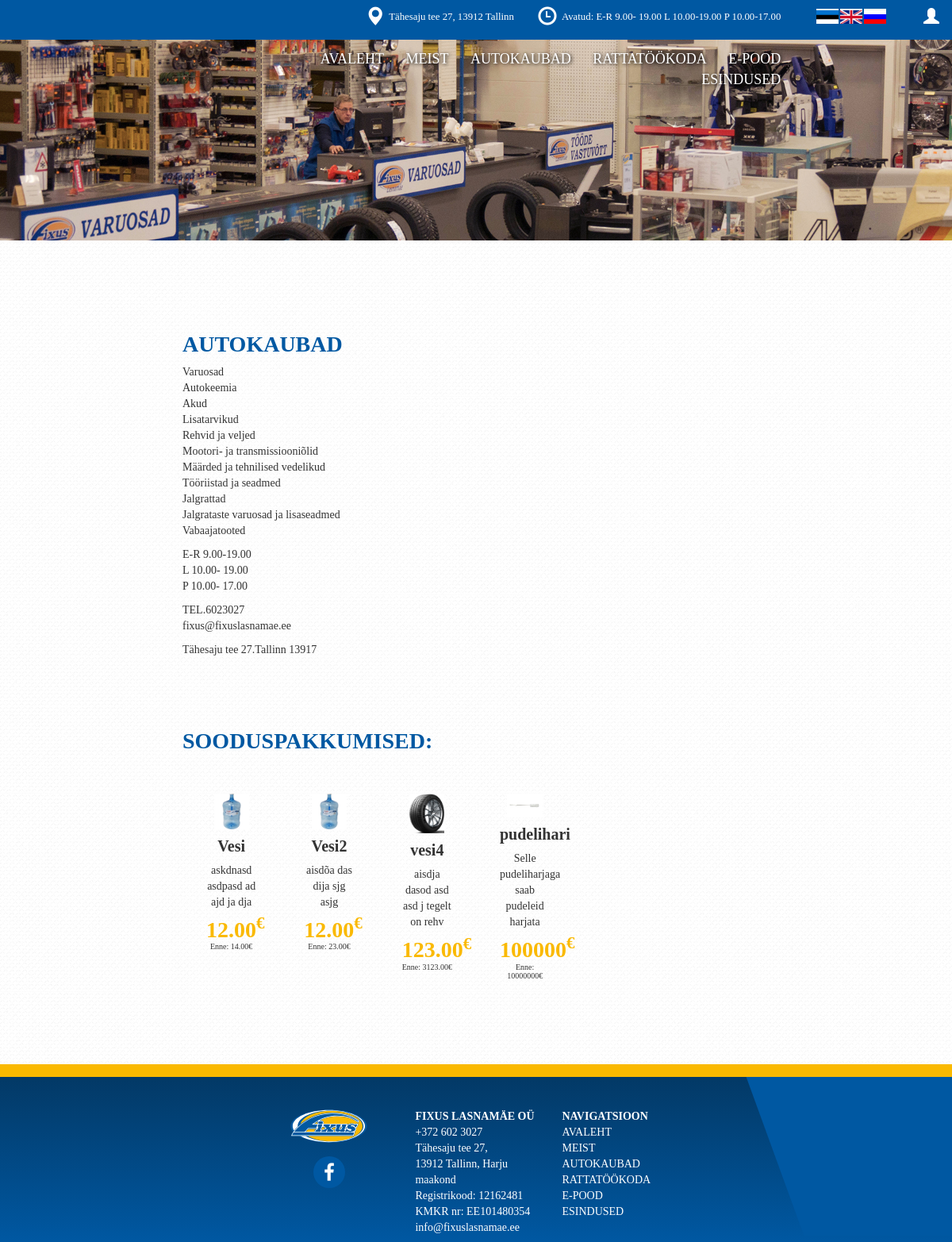
Page /browser/ on the committed database.
### navbar/models.py (models this page shows, shortened)
class contact(models.Model):
	name = models.CharField(max_length=30, unique=True)
	phone = models.CharField(max_length=15, unique=True)
	email = models.CharField(max_length=50, unique=True)
	address = models.CharField(max_length=50, unique=True)
	gmaps_x = models.CharField(max_length=10, unique=True)
	gmaps_y = models.CharField(max_length=10, unique=True)
	gmaps_zoom = models.CharField(max_length=2, unique=True)
	gmaps_API = models.CharField(max_length=64, unique=True)
	open_hours = models.CharField(max_length=64, unique=True, blank=True)
	footer_info = models.TextField(blank=True)

class navbar_lang(models.Model):
	lang = models.CharField(max_length=3, unique=True)
	index = models.CharField(max_length=15, blank=True)
	about = models.CharField(max_length=15, blank=True)
	browser = models.CharField(max_length=15, blank=True)
	repair = models.CharField(max_length=15, blank=True)
	carrepair = models.CharField(max_length=15, blank=True)
	e_store = models.CharField(max_length=15, blank=True)
	locations = models.CharField(max_length=15, blank=True)
	navigation = models.CharField(max_length=15, blank=True)
	open_hours = models.CharField(max_length=15, blank=True)

class langs(models.Model):
	lang = models.CharField(max_length=3, unique=True)
	flag = models.ImageField()

class social_media(models.Model):
	url = models.CharField(max_length=999, blank=True)
	icon = models.CharField(max_length=20, blank=True)

### browser/models.py (models this page shows, shortened)
class browser_lang(models.Model):
	lang = models.CharField(max_length=3, unique=True)
	header = models.CharField(max_length=999, blank=True)
	text = models.TextField( blank=True)
	h1 = models.CharField(max_length=999, blank=True)
	bg_img = models.ImageField(blank=True)
	saadavausPoes = models.CharField(max_length=999, blank=True)
	vanaHind = models.CharField(max_length=999, blank=True)
	uusHind = models.CharField(max_length=999, blank=True)
	kaibeMaks = models.CharField(max_length=999, blank=True)
	enne = models.CharField(max_length=999, blank=True)

class toode(models.Model):
	lang = models.CharField(max_length=3)
	name = models.CharField(max_length=999, blank=True)
	price = models.CharField(max_length=9, blank=True)
	prevprice = models.CharField(max_length=9, blank=True)
	description = models.TextField(blank=True)
	esilehele = models.CharField('esilehele y/n', max_length=1, default='n')
	img = models.ImageField(blank=True)

### browser/views.py (the view)
# urls.py: url(r'^browser/', include('browser.urls')),
def browser(request):
	if 'lang' not in request.session:
		request.session['lang'] = 'est'
	flags = []
	for item in langs.objects.all():
		flags.append(item)
	if bool(request.POST) == True:
		if request.POST['submit-btn'] == 'lang':
			request.session['lang'] = request.POST['langselect']
			return HttpResponseRedirect('/browser') #INDEX\i puhul '/'
	ad2 = []
	for nr in range(len(ad.objects.all())):
		ad2.append(nr)
	return render(request, 'browser.html', context={
		'contact':contact.objects.all()[0],
		'navbar_lang':navbar_lang.objects.get(lang=request.session['lang']),
		'flags':flags,
		'tooted': toode.objects.filter(lang=request.session['lang']),
		'lang': browser_lang.objects.get(lang=request.session['lang']),
		'ads':ad.objects.all(),
		'ads2':ad2,
		'social_media':social_media.objects.all()
		})

### templates/browser.html (shortened to what this page needs)
{% load staticfiles %}
<!DOCTYPE html>
<html lang="en">
<head>
	<link rel="stylesheet" type="text/css" href="{% static 'browser.css' %}">
</head>
<body style="background-image: url('{% static 'BG.jpg' %}');">
{% include "navbar/navbar.html" %}
<div class="col-xs-12 browser-bg"><img src="{{ lang.bg_img.url }}"></div>
<div class="col-xs-12 col-lg-2"></div>
<div class="col-xs-12 col-lg-8 discounts">
	<div class="col-xs-12 discounts__header">
		<h3>{{ lang.header }}</h3>
		<p>{{ lang.text|linebreaks }}</p>
		<br><br><br>
		<h3>{{ lang.h1 }}</h3>
	</div>
	<div class="col-xs-12 discounts__items">
		{% for toode in tooted %}
		<div class="col-xs-12 col-lg-2 discounts__items__item">
			<div class="col-xs-12 discounts__items__item__img">
				<img src="{{ toode.img.url }}">
			</div>
			<div class="col-xs-12 discounts__items__item__info">
				<h4>{{ toode.name }}</h4>
				<p>{{ toode.description }}</p>
				<h5>{{ toode.price }}<sup>€</sup></h5>
				<h6>{{ lang.enne }}: {{ toode.prevprice }}€</h6>
			</div>
		</div>
		{% endfor %}
	</div>
</div>
<div class="col-xs-12 col-lg-2"></div>
{% include "navbar/footer.html" %}
</body>
</html>

### templates/navbar/navbar.html (shortened to what this page needs)
{% load staticfiles %}
<link rel="stylesheet" href="https://maxcdn.bootstrapcdn.com/bootstrap/3.3.7/css/bootstrap.min.css">
<link rel="stylesheet" href="https://maxcdn.bootstrapcdn.com/bootstrap/3.3.7/css/bootstrap-theme.min.css">
<link rel="stylesheet" type="text/css" href="{% static 'all.css' %}">
<link rel="stylesheet" href="https://cdnjs.cloudflare.com/ajax/libs/font-awesome/4.7.0/css/font-awesome.min.css">
<a href="/login"><span class="glyphicon glyphicon-user" aria-hidden="true"></span></a>
	<div class="navbar navbar-desktop">
		<div class="col-xs-10 navbar-desktop__info">
			<h3>
				<span class="glyphicon glyphicon-map-marker" aria-hidden="true"></span>
				<sup>{{ contact.address }}</sup>
				<span class="glyphicon glyphicon-time" aria-hidden="true"></span>
				<sup>{{ navbar_lang.open_hours }}: {{ contact.open_hours }}</sup>
			</h3>
		</div>
		<div class="col-xs-2 navbar-desktop__langs">
			{% for flag in flags %}
			<div class="col-xs-2 navbar-desktop__langs__item">
				<form method="POST"> {% csrf_token %}
					<button type="submit" name="submit-btn" value="lang">
						<img src="{{ flag.flag.url }}">
					</button>
				</form>
			</div>
			{% endfor %}
		</div>
		<div class="col-xs-3"></div>
		<div class="col-xs-7 navbar-desktop__nav">
			<a href="/">{{ navbar_lang.index }}</a>
			<a href="/meist">{{ navbar_lang.about }}</a>
			<a href="/browser">{{ navbar_lang.browser }}</a>
			<a href="/repair">{{ navbar_lang.repair }}</a>
			<a target="_blank" href="http://fixus24.ee/">{{ navbar_lang.e_store }}</a>
			<a target="_blank" href="https://fixus.ee/autokaubad/">{{ navbar_lang.locations }}</a>
		</div>
		<div class="col-xs-2"></div>
	</div>
	<div class="col-xs-12 navbar-spacer"></div>

### templates/navbar/footer.html (shortened to what this page needs)
{% load staticfiles %}
<div class="col-xs-12 footer footer-desktop">
	<div class="col-xs-12 footer__top"></div>
	<div class="col-xs-12 footer__content">
		<div class="col-xs-12 col-lg-9 footer__content__info">
			<div class="col-xs-12 col-lg-4"></div>
			<div class="col-xs-12 col-lg-8">
				<div class="col-xs-12 col-lg-4">
					<div class="col-xs-12 footer__content__info__img">
						<img src="{% static 'fixus_logo.svg' %}">
					</div>
					<div class="col-xs-12 footer__content__info__socialmedia">
						{% for media in social_media %}
						<a target="_blank" href="{{ media.url }}" class="fa fa-{{ media.icon }}"></a>
						{% endfor %}
					</div>
				</div>
				<div class="col-xs-12 col-lg-4 footer__content__info__text">
					<p>
						<b>{{ contact.name }}</b><br>
						{{ contact.footer_info|linebreaks }}
					</p>
				</div>
				<div class="col-xs-12 col-lg-4 footer__content__info__text">
					<p>
						<b>{{ navbar_lang.navigation }}</b><br>
						<a href="/">{{ navbar_lang.index }}</a><br>
						<a href="/meist">{{ navbar_lang.about }}</a><br>
						<a href="/browser">{{ navbar_lang.browser }}</a><br>
						<a href="/repair">{{ navbar_lang.repair }}</a><br>
						<a target="_blank" href="http://fixus24.ee/">{{ navbar_lang.e_store }}</a><br>
						<a target="_blank" href="https://fixus.ee/autokaubad/">{{ navbar_lang.locations }}</a>
					</p>
				</div>
			</div>
		</div>
		<div class="col-xs-12 col-lg-3 footer__content__shape">
			<div class="footer__content__shape__parallelogram"></div>
		</div>
	</div>
</div>

### static/browser.css (style rules this page uses)
.browser-bg { margin: 0 0 0 0; padding: 0 0 0 0 !important; }
.browser-bg img { width: 100vw; }
.discounts { margin-top: 12vh; }
.discounts__header h3 { color: #0058a2; font-size: 3.5vh; font-weight: bold; }
.discounts__header p { font-size: 1.75vh; }
.discounts__items__item__img img { display: block; width: 70%; margin-left: auto; margin-right: auto; }
.discounts__items { margin-top: 5vh; }
.discounts__items__item__info { text-align: center; }
.discounts__items__item__info h4 { font-size: 2.5vh; font-weight: bold; }
.discounts__items__item__info p { font-size: 1.75vh; }
.discounts__items__item__info h5 { font-size: 3.5vh; color: #fab900; font-weight: bold; margin-bottom: 0; }
.discounts__items__item__info h6 { font-size: 1.25vh; margin-top: 0; }

### static/all.css (style rules this page uses)
html { overflow-x: hidden; }
body { font-family: ProximaNova; font-weight: 250; overflow-x: hidden; width: 100vw; }
.navbar { background-color: #0058a2; margin: 0 0 0 0; position: fixed; color: white; z-index: 9999; }
.navbar-spacer { height: 4.5vh; }
.glyphicon-user { position: fixed; top: 1.25vh; right: 2vh; font-size: 2.5vh; z-index: 9999999; color: white; cursor: pointer; }
.navbar-desktop { height: 5vh; width: 100vw; border-radius: 0 0 0 0; }
.navbar-desktop__info { text-align: right; }
.navbar-desktop__info h3 { margin-top: 0.75vh; }
.navbar-desktop__info h3 sup { font-size: 1.6vh; }
.navbar-desktop__info h3 span { font-size: 3vh; padding-left: 3vh; }
.navbar-desktop__nav { text-align: right; padding-top: 2vh; }
.navbar-desktop__nav a { color: white; text-decoration: none; font-size: 2.25vh; margin-left: 3vh; text-shadow: 1px 1px 5px rgba(0,0,0,0.6), 1px 1px 5px rgba(0,0,0,0.6); }
.navbar-desktop__langs__item { margin-top: 1.25vh; }
.navbar-desktop__langs__item img { width: 3.5vh; height: 2.1vh; margin-top: -1px; }
.navbar-desktop__langs__item button { display: inline-block; padding: 0 0 0 0; border: none; width: 3.4vh; height: 2vh; border: none; }
.footer { margin-top: 12vh !important; padding-bottom: 3vh !important; height: 28vh; padding: 0 0 0 0; margin: 0 0 0 0; background: #033762; background: -moz-linear-gradient(top, #033762 1%, #0058a2 100%); background: -webkit-linear-gradient(top, #033762 1%,#0058a2 100%); background: linear-gradient(to bottom, #033762 1%,#0058a2 100%); filter: progid:DXImageTransform.Microsoft.gradient( startColorstr='#033762', endColorstr='#0058a2',GradientType=0 ); }
.footer__top { background-color: #fab900; width: 100vw; height: 2vh; padding: 0 0 0 0; margin: 0 0 0 0; }
.footer__content__info, .footer__content__shape { padding: 0 0 0 0; }
.footer__content__info { padding-top: 5vh; }
.footer__content__info__img img { width: 100%; }
.footer__content__info__socialmedia { text-align: center; margin-top: 2vh; }
.footer__content__info__socialmedia a { width: 5vh; height: 5vh; font-size: 3vh; background-color: #0058a2; padding: 1vh 1vh 1vh 1vh; border-radius: 5vh 5vh 5vh 5vh; color: white; }
.footer__content__info__text { text-align: left; padding-left: 2vh; color: white; }
.footer__content__info__text p { font-size: 1.75vh; margin-bottom: 0; }
.footer__content__info__text p a { color: white; }
.footer__content__shape__parallelogram { width: 100vw; height: 25vh; transform: skew(20deg); background: #0058a2; margin-left: 7vw; padding: 0 0 0 0; }

### rows in the picture
contact: address "Tähesaju tee 27, 13912 Tallinn", open_hours "E-R 9.00- 19.00 L 10.00-19.00 P 10.00-17.00", name "FIXUS LASNAMÄE OÜ", footer_info "+372 602 3027 Tähesaju tee 27, 13912 Tallinn, Harju maakond Registrikood: 12162481 KMKR nr: EE101480354 info@fixuslasnamae.ee"
navbar_lang: open_hours "Avatud", index "AVALEHT", about "MEIST", browser "AUTOKAUBAD", repair "RATTATÖÖKODA", e_store "E-POOD", locations "ESINDUSED", navigation "NAVIGATSIOON"
langs: flag (picture)
langs: flag (picture)
langs: flag (picture)
browser_lang: bg_img (picture), header "AUTOKAUBAD", text "Varuosad Autokeemia Akud Lisatarvikud Rehvid ja veljed Mootori- ja transmissiooniõlid Määrded ja tehnilised vedelikud Tööriistad ja seadmed Jalgrattad Jalgrataste varuosad ja lisaseadmed Vabaajatooted E-R 9.00-19.00 L 10.00- 19.00 P 10.00- 17.00 TEL.6023027 fixus@fixuslasnamae.ee Tähesaju tee 27.Tallinn 13917", h1 "SOODUSPAKKUMISED:", enne "Enne"
toode: img (picture), name "Vesi", description "askdnasd asdpasd ad ajd ja dja", price "12.00", prevprice "14.00"
toode: img (picture), name "Vesi2", description "aisdõa das dija sjg asjg", price "12.00", prevprice "23.00"
toode: img (picture), name "vesi4", description "aisdja dasod asd asd j tegelt on rehv", price "123.00", prevprice "3123.00"
toode: img (picture), name "pudelihari", description "Selle pudeliharjaga saab pudeleid harjata", price "100000", prevprice "10000000"
